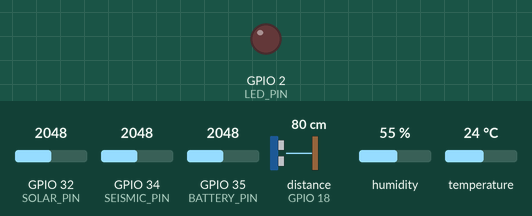
Simulated run of this sketch. Board: ESP32. Shown: output pins drawn as LEDs (lit = HIGH). Wiring (from diagram.json): ultrasonic range finder: trigger GPIO 5; echo GPIO 18. The test bench sets the inputs (shaded band); at power-on: GPIO 32 (SOLAR_PIN) = 2048, GPIO 34 (SEISMIC_PIN) = 2048, GPIO 35 (BATTERY_PIN) = 2048, distance to the obstacle (sensor on GPIO 18) 80 cm, humidity 55 %, temperature 24 °C. The echo pulse lasts 58.3 µs per cm; WiFi joins after 1.5 s; servers stay silent unless stated; uploads are accepted with an empty reply; pins used as bus, display or sensor lines are not drawn; what the sketch prints to the serial monitor is not drawn. At 10.0 s the program puts the board to deep sleep or switches it off; the recording ends there.

Above: at 7.95 s.
At 8.87 s:
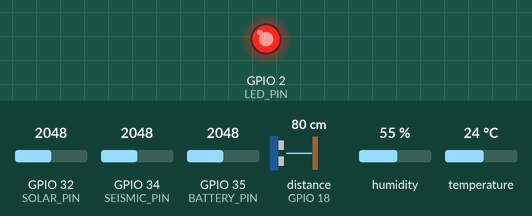
Timing chart, 0 to 10.0 s (numbered marks = the images above):
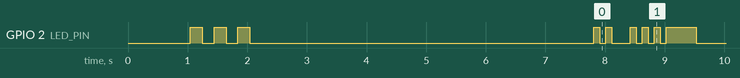

The sketch:

esp32_glof_sensor.ino
```cpp
/*
 * Project Barfani - GLOF Early Warning System
 * ESP32 Sensor Node Firmware
 *
 * Sensors:
 * - DHT22: Temperature & Humidity
 * - SW-420: Seismic Activity (Vibration)
 * - HC-SR04: Water Level (Ultrasonic Distance)
 *
 * Features:
 * - WiFi connectivity for data transmission
 * - Deep sleep for power conservation
 * - Solar power management
 * - JSON data formatting
 */

#include <WiFi.h>
#include <HTTPClient.h>
#include <DHT.h>
#include <ArduinoJson.h>

// ==================== CONFIGURATION ====================

// WiFi Credentials
// For Wokwi simulation, use "Wokwi-GUEST" with no password
const char* WIFI_SSID = "Wokwi-GUEST";
const char* WIFI_PASSWORD = "";

// Backend API
// For VS Code Wokwi: use localhost
// For online Wokwi: use your public IP or ngrok URL
const char* API_URL = "http://localhost:5001/api/sensor/data";

// Sensor Node Configuration
const char* NODE_ID = "glacier_lake_01";
const char* LOCATION = "Hunza Valley, GB";
const float ELEVATION = 3400.0; // meters above sea level

// Pin Definitions
#define DHT_PIN 4           // DHT22 Temperature sensor
#define SEISMIC_PIN 34      // SW-420 Vibration sensor (analog)
#define TRIG_PIN 5          // HC-SR04 Trigger
#define ECHO_PIN 18         // HC-SR04 Echo
#define BATTERY_PIN 35      // Battery voltage monitor
#define SOLAR_PIN 32        // Solar panel voltage monitor
#define LED_PIN 2           // Status LED

// Sensor Configuration
#define DHT_TYPE DHT22
#define SEISMIC_SAMPLES 100 // Number of seismic readings to average
#define WATER_SAMPLES 5     // Number of distance readings to average

// Power Management
#define SLEEP_DURATION 300  // Deep sleep duration in seconds (5 minutes)
#define LOW_BATTERY_THRESHOLD 3.3  // Volts
#define CRITICAL_BATTERY_THRESHOLD 3.0  // Volts

// ==================== GLOBAL OBJECTS ====================

DHT dht(DHT_PIN, DHT_TYPE);
RTC_DATA_ATTR int bootCount = 0;
RTC_DATA_ATTR float lastWaterLevel = 0;

// ==================== HELPER FUNCTIONS ====================

/**
 * Blink LED for status indication
 */
void blinkLED(int times, int delayMs = 100) {
  for (int i = 0; i < times; i++) {
    digitalWrite(LED_PIN, HIGH);
    delay(delayMs);
    digitalWrite(LED_PIN, LOW);
    delay(delayMs);
  }
}

/**
 * Read battery voltage
 */
float readBatteryVoltage() {
  int rawValue = analogRead(BATTERY_PIN);
  // Convert to voltage (assuming voltage divider R1=100k, R2=100k)
  // ESP32 ADC: 0-4095 = 0-3.3V, but we're measuring up to 4.2V through divider
  float voltage = (rawValue / 4095.0) * 3.3 * 2.0;
  return voltage;
}

/**
 * Read solar panel voltage
 */
float readSolarVoltage() {
  int rawValue = analogRead(SOLAR_PIN);
  float voltage = (rawValue / 4095.0) * 3.3 * 2.0;
  return voltage;
}

/**
 * Check if we have enough power to operate
 */
bool checkPowerStatus() {
  float batteryVoltage = readBatteryVoltage();
  float solarVoltage = readSolarVoltage();

  Serial.printf("🔋 Battery: %.2fV | ☀️ Solar: %.2fV\n", batteryVoltage, solarVoltage);

  if (batteryVoltage < CRITICAL_BATTERY_THRESHOLD) {
    Serial.println("⚠️ CRITICAL BATTERY - Extended sleep mode");
    blinkLED(10, 50);
    esp_deep_sleep(SLEEP_DURATION * 1000000ULL * 4); // Sleep 4x longer
    return false;
  }

  if (batteryVoltage < LOW_BATTERY_THRESHOLD) {
    Serial.println("⚠️ Low battery - Power saving mode");
    blinkLED(3, 200);
  }

  return true;
}

/**
 * Connect to WiFi with timeout
 */
bool connectWiFi(int timeoutSeconds = 20) {
  Serial.print("📡 Connecting to WiFi");
  WiFi.begin(WIFI_SSID, WIFI_PASSWORD);

  int attempts = 0;
  while (WiFi.status() != WL_CONNECTED && attempts < timeoutSeconds) {
    delay(1000);
    Serial.print(".");
    attempts++;
  }

  if (WiFi.status() == WL_CONNECTED) {
    Serial.println("\n✅ WiFi connected!");
    Serial.print("IP: ");
    Serial.println(WiFi.localIP());
    blinkLED(2, 100);
    return true;
  } else {
    Serial.println("\n❌ WiFi connection failed!");
    blinkLED(5, 50);
    return false;
  }
}

/**
 * Read temperature from DHT22
 */
float readTemperature() {
  float temp = dht.readTemperature();

  if (isnan(temp)) {
    Serial.println("❌ Failed to read temperature!");
    return -999.0;
  }

  // Adjust for elevation (temperature drops ~0.65°C per 100m)
  float adjustedTemp = temp - (ELEVATION / 100.0 * 0.65);

  Serial.printf("🌡️  Temperature: %.2f°C (adjusted for %dm elevation)\n", adjustedTemp, (int)ELEVATION);
  return adjustedTemp;
}

/**
 * Read seismic activity from SW-420
 */
float readSeismicActivity() {
  long sum = 0;
  int maxValue = 0;
  int minValue = 4095;

  // Take multiple samples to detect vibrations
  for (int i = 0; i < SEISMIC_SAMPLES; i++) {
    int reading = analogRead(SEISMIC_PIN);
    sum += reading;
    if (reading > maxValue) maxValue = reading;
    if (reading < minValue) minValue = reading;
    delay(10);
  }

  // Calculate variance as measure of seismic activity
  int average = sum / SEISMIC_SAMPLES;
  int variance = maxValue - minValue;

  // Convert to magnitude scale (0.0 - 2.0)
  float magnitude = (variance / 4095.0) * 2.0;

  Serial.printf("📊 Seismic Activity: %.3f magnitude (variance: %d)\n", magnitude, variance);
  return magnitude;
}

/**
 * Read water level using HC-SR04
 */
float readWaterLevel() {
  float distances[WATER_SAMPLES];

  // Take multiple readings
  for (int i = 0; i < WATER_SAMPLES; i++) {
    // Trigger ultrasonic pulse
    digitalWrite(TRIG_PIN, LOW);
    delayMicroseconds(2);
    digitalWrite(TRIG_PIN, HIGH);
    delayMicroseconds(10);
    digitalWrite(TRIG_PIN, LOW);

    // Measure echo duration
    long duration = pulseIn(ECHO_PIN, HIGH, 30000); // 30ms timeout

    if (duration == 0) {
      distances[i] = -1;
    } else {
      // Calculate distance in cm
      distances[i] = duration * 0.034 / 2.0;
    }

    delay(100);
  }

  // Average valid readings
  float sum = 0;
  int validCount = 0;
  for (int i = 0; i < WATER_SAMPLES; i++) {
    if (distances[i] > 0 && distances[i] < 400) {
      sum += distances[i];
      validCount++;
    }
  }

  if (validCount == 0) {
    Serial.println("❌ Failed to read water level!");
    return lastWaterLevel; // Return last known value
  }

  float avgDistance = sum / validCount;

  // Convert distance to water level
  // Assuming sensor is 500cm above lake bottom
  const float SENSOR_HEIGHT = 500.0;
  float waterLevel = SENSOR_HEIGHT - avgDistance;

  // Store for next reading
  lastWaterLevel = waterLevel;

  Serial.printf("💧 Water Level: %.2fcm (distance: %.2fcm)\n", waterLevel, avgDistance);
  return waterLevel;
}

/**
 * Send sensor data to backend API
 */
bool sendSensorData(float temperature, float seismicActivity, float waterLevel) {
  if (WiFi.status() != WL_CONNECTED) {
    Serial.println("❌ No WiFi connection");
    return false;
  }

  HTTPClient http;
  http.begin(API_URL);
  http.addHeader("Content-Type", "application/json");

  // Create JSON payload
  StaticJsonDocument<512> doc;
  doc["node_id"] = NODE_ID;
  doc["location"] = LOCATION;
  doc["elevation"] = ELEVATION;
  doc["temperature"] = temperature;
  doc["seismic_activity"] = seismicActivity;
  doc["water_level"] = waterLevel;
  doc["battery_voltage"] = readBatteryVoltage();
  doc["solar_voltage"] = readSolarVoltage();
  doc["boot_count"] = bootCount;
  doc["timestamp"] = millis();

  String jsonString;
  serializeJson(doc, jsonString);

  Serial.println("\n📤 Sending data:");
  Serial.println(jsonString);

  int httpResponseCode = http.POST(jsonString);

  if (httpResponseCode > 0) {
    String response = http.getString();
    Serial.printf("✅ HTTP Response: %d\n", httpResponseCode);
    Serial.println(response);
    blinkLED(3, 100);
    http.end();
    return true;
  } else {
    Serial.printf("❌ HTTP Error: %d\n", httpResponseCode);
    blinkLED(5, 50);
    http.end();
    return false;
  }
}

// ==================== MAIN FUNCTIONS ====================

void setup() {
  // Initialize serial
  Serial.begin(115200);
  delay(1000);

  Serial.println("\n\n");
  Serial.println("═══════════════════════════════════════════");
  Serial.println("   🏔️  PROJECT BARFANI - GLOF SENSOR   ");
  Serial.println("   Glacier Monitoring & Early Warning    ");
  Serial.println("═══════════════════════════════════════════");
  Serial.printf("Node ID: %s\n", NODE_ID);
  Serial.printf("Location: %s\n", LOCATION);
  Serial.printf("Elevation: %.0fm\n", ELEVATION);
  Serial.printf("Boot count: %d\n", ++bootCount);
  Serial.println("═══════════════════════════════════════════\n");

  // Initialize pins
  pinMode(LED_PIN, OUTPUT);
  pinMode(TRIG_PIN, OUTPUT);
  pinMode(ECHO_PIN, INPUT);
  pinMode(SEISMIC_PIN, INPUT);
  pinMode(BATTERY_PIN, INPUT);
  pinMode(SOLAR_PIN, INPUT);

  // Startup blink
  blinkLED(3, 200);

  // Initialize DHT sensor
  dht.begin();
  delay(2000); // DHT22 needs time to stabilize

  // Check power status
  if (!checkPowerStatus()) {
    return; // Will go to deep sleep
  }
}

void loop() {
  unsigned long startTime = millis();

  Serial.println("\n🔄 Starting sensor reading cycle...\n");

  // Read all sensors
  float temperature = readTemperature();
  float seismicActivity = readSeismicActivity();
  float waterLevel = readWaterLevel();

  Serial.println("\n📊 ══ SENSOR READINGS ══");
  Serial.printf("Temperature: %.2f°C\n", temperature);
  Serial.printf("Seismic: %.3f magnitude\n", seismicActivity);
  Serial.printf("Water Level: %.2fcm\n", waterLevel);
  Serial.println("═════════════════════════\n");

  // Connect to WiFi and send data
  if (connectWiFi()) {
    sendSensorData(temperature, seismicActivity, waterLevel);
    WiFi.disconnect(true);
    Serial.println("📡 WiFi disconnected\n");
  }

  // Calculate time spent
  unsigned long elapsedTime = (millis() - startTime) / 1000;
  Serial.printf("⏱️  Cycle completed in %lu seconds\n", elapsedTime);

  // Enter deep sleep
  Serial.printf("😴 Entering deep sleep for %d seconds...\n\n", SLEEP_DURATION);
  blinkLED(1, 500);

  esp_sleep_enable_timer_wakeup(SLEEP_DURATION * 1000000ULL);
  esp_deep_sleep_start();
}
```

Measured:
- by itself, GPIO 2 (LED_PIN): HIGH → LOW at 1.2 s, → HIGH 0.20 s later, → LOW 0.20 s later, → HIGH 0.20 s later, … (17 changes in this stretch)
